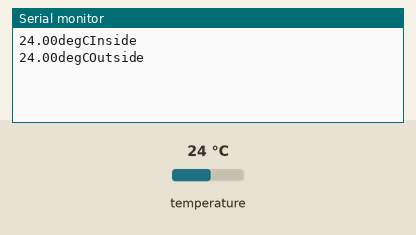
A sketch run on a simulated Arduino Uno, built with avr-gcc and run on an emulated ATmega328P. Shown: the last lines printed to the serial monitor. Inputs (shaded band) come from the test bench; at power-on: temperature 24 °C.

Above: at 1.2 s.
1.3 s: temperature set to 12 °C
At 3.6 s:
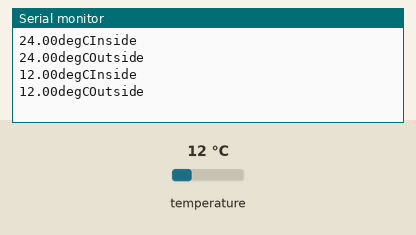
4.4 s: temperature set to 19 °C
At 7.2 s:
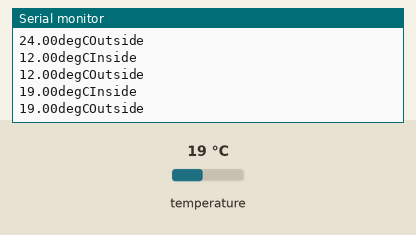
Timing chart, 0 to 8.7 s (numbered marks = the images above; inputs shaded):
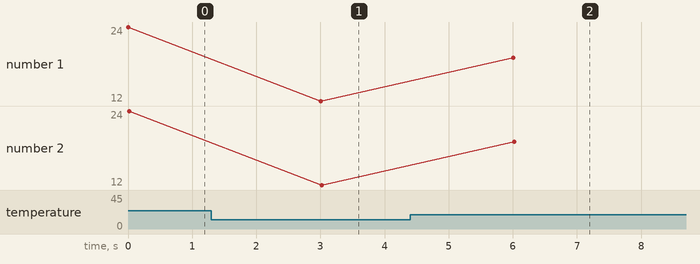

Measured:
- after the input at 1.3 s, the serial monitor: prints a new line after 1.7 s (image 1)
- after the input at 4.4 s, the serial monitor: prints a new line after 1.6 s (image 2)
- plotted number 1: 24 → 12 after the input at 1.3 s, 12 → 19 after the input at 4.4 s
- plotted number 2: 24 → 12 after the input at 1.3 s, 12 → 19 after the input at 4.4 s

The sketch:

BME280Test.ino
```cpp
#include <Wire.h>
#include <Adafruit_BME280.h>

Adafruit_BME280 bmeInside; // use I2C interface
Adafruit_BME280 bmeOutside; // use I2C interface
void setup() {
  // put your setup code here, to run once:
  Serial.begin(9600);
  bmeInside.begin(0x76);
  bmeOutside.begin(0x77);
}

void loop() {
  // put your main code here, to run repeatedly:
  Serial.print(bmeInside.readTemperature());
  Serial.println("degCInside");
  Serial.print(bmeOutside.readTemperature());
  Serial.println("degCOutside");
  delay(3000);
}
```
